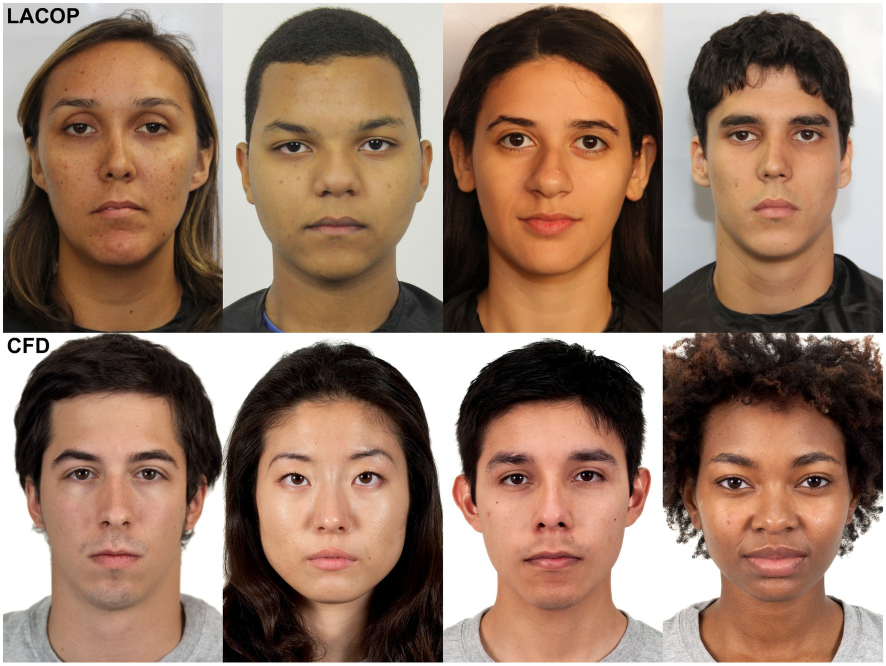
#> input picture data/raw/test.jpg, 1772 x 1331 px (shown at 1/2 size)
$ jupyter execute face_blur.ipynb
#> lines starting #> are read from the running program, lines starting #| are printed output that depends on the picture
### src/detection.py
import cv2

# Funzione per rilevare volti
def detect_faces(image):
    # Path al file Haar Cascade
    haar_cascade_path = cv2.data.haarcascades + "haarcascade_frontalface_default.xml"

    # Crea il rilevatore di volti
    face_cascade = cv2.CascadeClassifier(haar_cascade_path)

    # Converti l'immagine in scala di grigi (richiesto dall'algoritmo Haar)
    gray_image = cv2.cvtColor(image, cv2.COLOR_BGR2GRAY)

    # Rileva i volti
    faces = face_cascade.detectMultiScale(
        gray_image,       # Immagine in scala di grigi
        scaleFactor=1.1,  # Fattore di riduzione della scala
        minNeighbors=5,   # Numero minimo di vicini per rettangolo di rilevamento
        minSize=(30, 30)  # Dimensione minima del volto
    )
    return faces

### src/utils.py
from enum import Enum
import cv2


class BlurMethod(Enum):
    GAUSSIAN = 1
    PIXELATION = 2
    MEDIAN = 3


# Visualize the detected faces
def draw_faces(image, faces):
    image_copy = image.copy()
    for x, y, w, h in faces:
        cv2.rectangle(image_copy, (x, y), (x + w, y + h), (0, 0, 255), 2)
    return image_copy


# Function to apply blurring effect on detected faces
# [45 lines left out: function blur_faces, not called in this run]

### src/blurring.py
import cv2

# Funzione per applicare l'effetto di blurring sui volti rilevati
def blur_faces(image, faces):
    blurred_image = image.copy()
    for (x, y, w, h) in faces:
        # Estrai la regione del volto
        face_region = blurred_image[y:y+h, x:x+w]

        # Applica Gaussian Blur
        blurred_face = cv2.GaussianBlur(face_region, (51, 51), 30)

        # Sovrascrivi la regione offuscata sull'immagine originale
        blurred_image[y:y+h, x:x+w] = blurred_face
    return blurred_image

### src/video_processing.py
import cv2
from blurring import blur_faces

def process_video(input_path, output_path, face_cascade_path, blur_method="gaussian"):
    """
    Processes a video to detect and blur faces frame by frame.

    Args:
        input_path (str): Path to the input video.
        output_path (str): Path to the output video.
        face_cascade_path (str): Path to the Haar Cascade file.
        blur_method (str): Blurring method ('gaussian').
    """
    # Load the Haar Cascade for face detection
    face_cascade = cv2.CascadeClassifier(face_cascade_path)

    # Open the video file
    video_capture = cv2.VideoCapture(input_path)
    fps = int(video_capture.get(cv2.CAP_PROP_FPS))
    width = int(video_capture.get(cv2.CAP_PROP_FRAME_WIDTH))
    height = int(video_capture.get(cv2.CAP_PROP_FRAME_HEIGHT))
    frame_size = (width, height)

    # Define the codec and create VideoWriter object
    fourcc = cv2.VideoWriter_fourcc(*"XVID")  # Video Codec
    video_writer = cv2.VideoWriter(output_path, fourcc, fps, frame_size)

    while True:
        ret, frame = video_capture.read()
        if not ret:
            break  # No more frames to read

        # Find faces in frames
        gray_frame = cv2.cvtColor(frame, cv2.COLOR_BGR2GRAY)
        faces = face_cascade.detectMultiScale(gray_frame, scaleFactor=1.1, minNeighbors=5, minSize=(30, 30))

        # Apply the blur method to the faces
        if blur_method == "gaussian":
            processed_frame = blur_faces(frame, faces)
        else:
            raise ValueError("Blurring effect not valid. Use 'gaussian'.")

        # Write the processed frame
        video_writer.write(processed_frame)

    # Release the VideoCapture and VideoWriter objects
    video_capture.release()
    video_writer.release()
    print(f"Processed video saved at: {output_path}")

### notebook/face_blur.ipynb
# Add src dir to PYTHONPATH

[cell 1]
import sys
import os

# Add src dir to PYTHONPATH
src_path = os.path.join(os.getcwd(), "../src")
if src_path not in sys.path:
    sys.path.append(src_path)

# Testing of Face Detection

[cell 2]
import cv2
import matplotlib.pyplot as plt
from utils import draw_faces
from detection import detect_faces
from blurring import blur_faces
from video_processing import process_video


data_path = "../data/raw/"
image_file = os.path.join(data_path, "test.jpg")  # Sostituire con un'immagine reale

# Carica l'immagine
image = cv2.imread(image_file)
#> image is the input picture: shape (1331, 1772, 3); mean B, G, R 103.1, 120.9, 149.5
image_rgb = cv2.cvtColor(image, cv2.COLOR_BGR2RGB)

# Visualizza l'immagine
plt.figure(figsize=(8, 6))
plt.imshow(image_rgb)
plt.title("Original Image")
plt.axis("off")
plt.show()

# Detect Faces

[cell 3]
# Detect faces in the image
detected_faces = detect_faces(image)
#> in detect_faces, `gray_image = cv2.cvtColor(image, cv2.COLOR_BGR2GRAY)`:
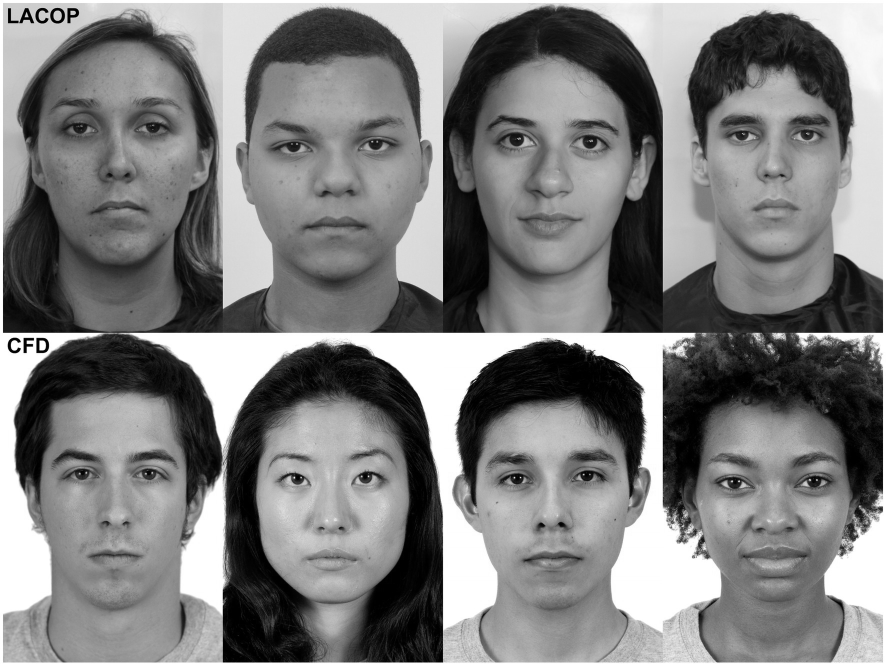
#> gray_image: shape (1331, 1772) (shown at 1/2 size); min 0, max 255, mean 127.4
#> in detect_faces, `faces = face_cascade.detectMultiScale( gray_image,`: faces = [[1385, 142, 323, 323], [468, 131, 408, 408], [51, 107, 379, 379], [907, 795, 397, 397], [909, 132, 392, 392], [50, 801, 369, 369], [468, 802, 391, 391], [1359, 816, 371, 371]]
#> detected_faces has the same summary as faces in detect_faces

# Draw rectangles around faces
image_with_faces = draw_faces(image_rgb, detected_faces)
#> the loop in draw_faces, `for x, y, w, h in faces:` made 8 passes
#> after the loop in draw_faces, `for x, y, w, h in faces:`:
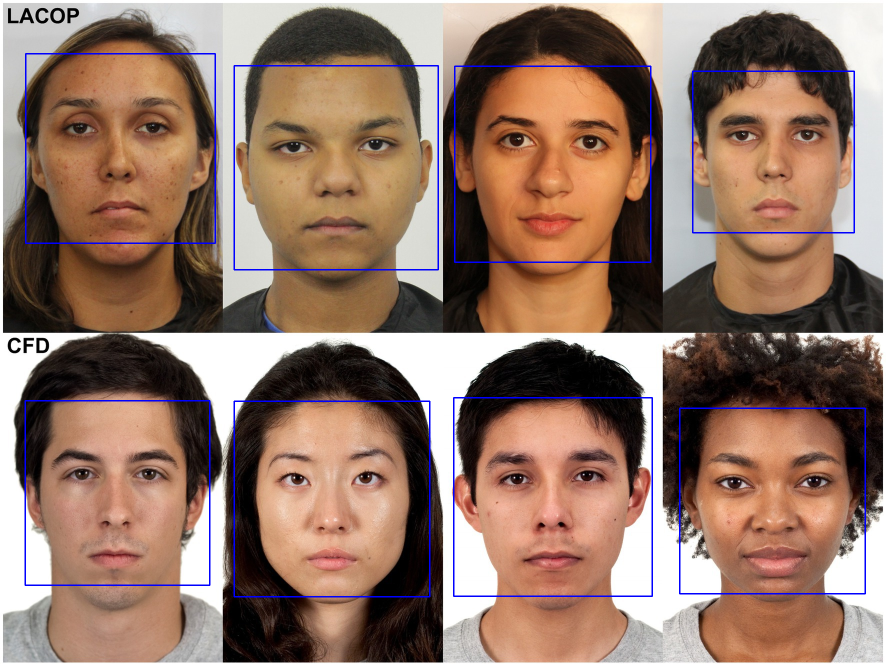
#> image_copy: shape (1331, 1772, 3) (shown at 1/2 size); mean R, G, B 147.3, 119.1, 105.4


plt.figure(figsize=(8, 6))
plt.imshow(image_with_faces)
plt.title(f"Detected {len(detected_faces)} Faces")
plt.axis("off")
plt.show()

# Blur faces

[cell 4]
# Blur faces in the image
blurred_image = blur_faces(image_rgb, detected_faces)
#> the loop in blur_faces, `for (x, y, w, h) in faces:` made 8 passes
#> pass 1, in blur_faces, `face_region = blurred_image[y:y+h, x:x+w]`:
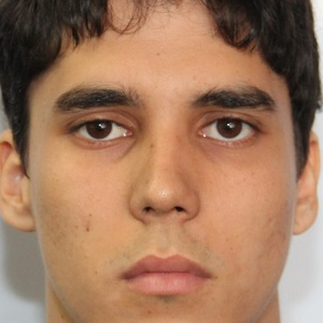
#> face_region: shape (323, 323, 3); mean R, G, B 161.7, 120.7, 93.7
#> pass 1, in blur_faces, `blurred_face = cv2.GaussianBlur(face_region, (51, 51), 30)`:
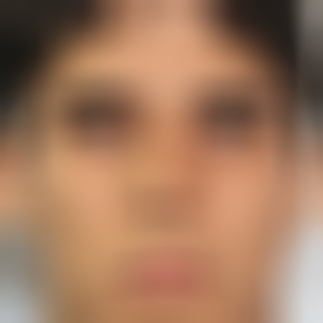
#> blurred_face: shape (323, 323, 3); mean R, G, B 161.6, 120.5, 93.6
#> pass 2, in blur_faces, `face_region = blurred_image[y:y+h, x:x+w]`:
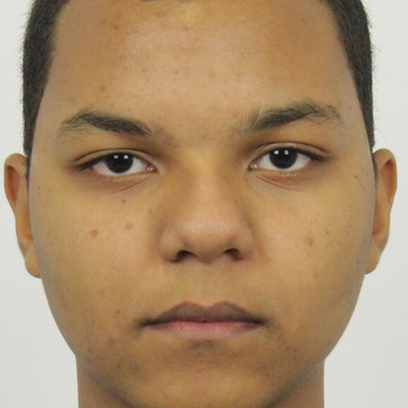
#> face_region: shape (408, 408, 3); mean R, G, B 170.4, 141.4, 108.1
#> pass 2, in blur_faces, `blurred_face = cv2.GaussianBlur(face_region, (51, 51), 30)`:
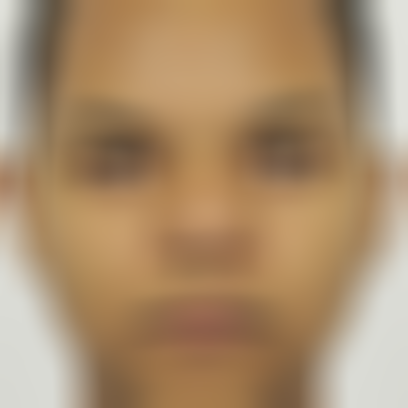
#> blurred_face: shape (408, 408, 3); mean R, G, B 170.3, 141.4, 108.1
#> after the loop in blur_faces, `for (x, y, w, h) in faces:`:
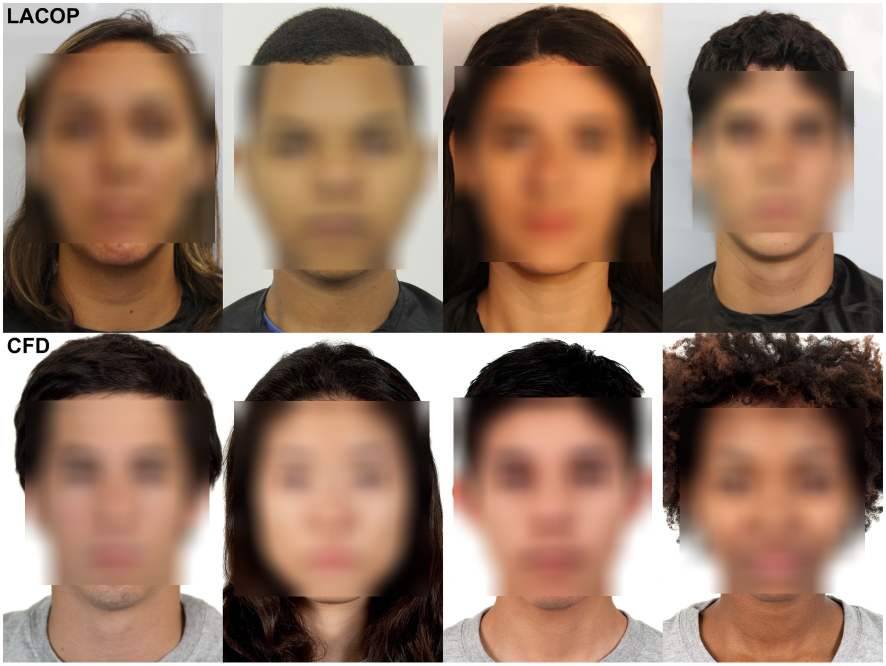
#> blurred_image: shape (1331, 1772, 3) (shown at 1/2 size); mean R, G, B 149.4, 120.9, 103.1
#> after the loop in blur_faces, `for (x, y, w, h) in faces:`:
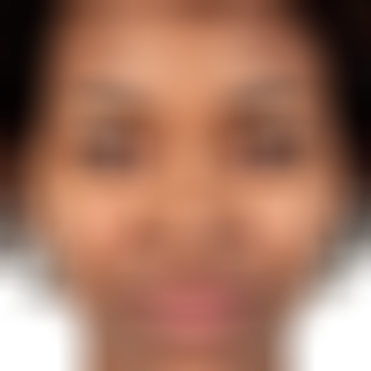
#> face_region: shape (371, 371, 3); mean R, G, B 161.8, 116.8, 96.2

plt.figure(figsize=(8, 6))
plt.imshow(blurred_image)
plt.title("Faces Blurred")
plt.axis("off")
plt.show()

# Testing on Video

[cell 5]
# Path to the input video
input_video_path = "../data/raw/test.mp4"
output_video_path = "../data/processed/blurred_video.avi"
haar_cascade_path = cv2.data.haarcascades + "haarcascade_frontalface_default.xml"

# Process the video
process_video(input_video_path, output_video_path, haar_cascade_path, blur_method="gaussian")
